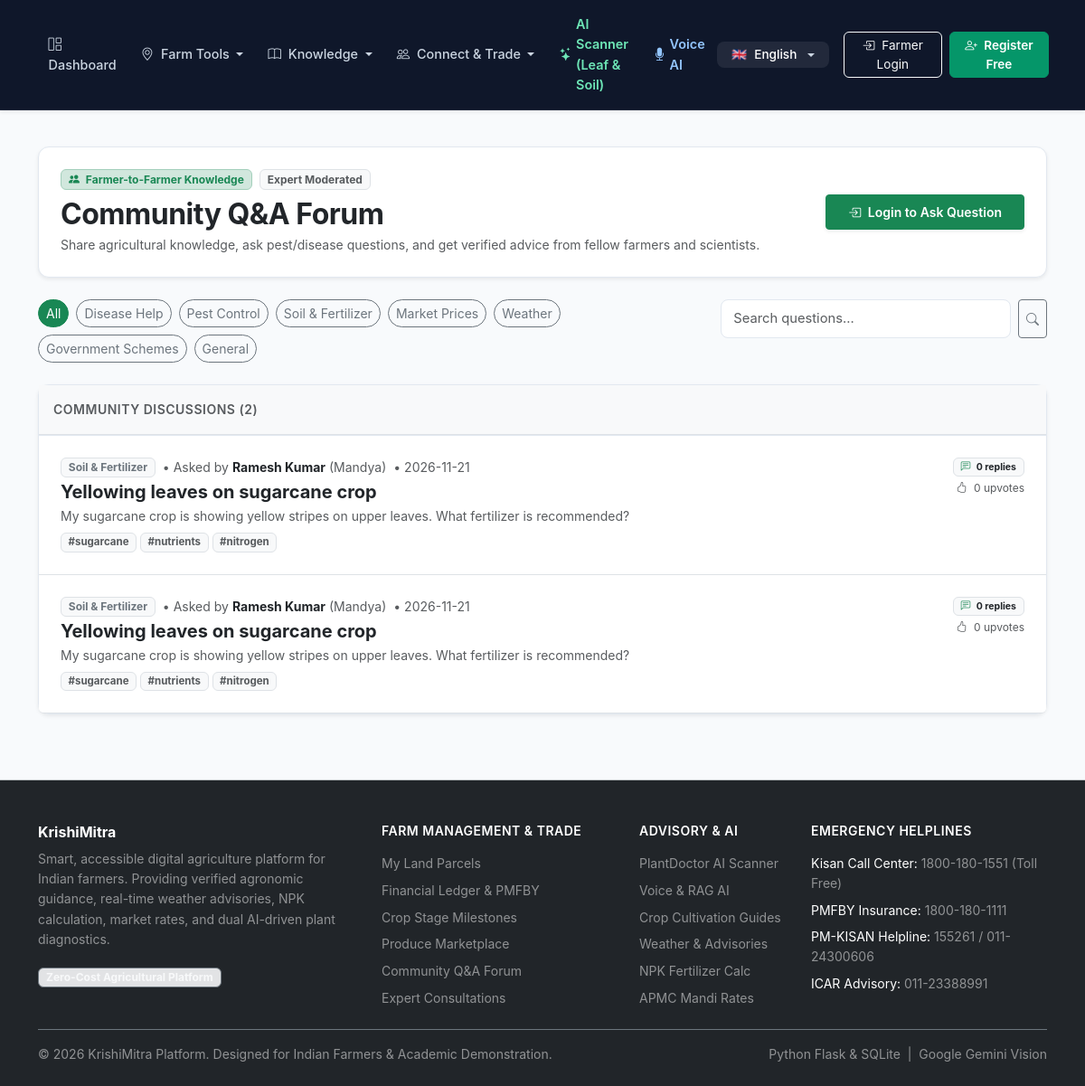
/community/, run on the app's committed database.
### tables this page shows
CREATE TABLE community_posts (
    id INTEGER PRIMARY KEY AUTOINCREMENT,
    farmer_id INTEGER NOT NULL,
    title TEXT NOT NULL,
    body TEXT NOT NULL,
    category TEXT NOT NULL DEFAULT 'General',
    tags TEXT,
    upvotes INTEGER DEFAULT 0,
    views INTEGER DEFAULT 0,
    created_at TIMESTAMP DEFAULT CURRENT_TIMESTAMP,
    FOREIGN KEY (farmer_id) REFERENCES farmers(id) ON DELETE CASCADE
);

CREATE TABLE farmers (
    id INTEGER PRIMARY KEY AUTOINCREMENT,
    name TEXT NOT NULL,
    mobile TEXT UNIQUE NOT NULL,
    password_hash TEXT NOT NULL,
    state TEXT NOT NULL DEFAULT 'Maharashtra',
    district TEXT NOT NULL,
    farm_size REAL NOT NULL DEFAULT 1.0,
    primary_crops TEXT,
    created_at TIMESTAMP DEFAULT CURRENT_TIMESTAMP
, email TEXT);

### app/routes/community.py (the view)
@community_bp.route('/')
def index():
    db = get_db()
    farmer = get_current_farmer()
    selected_cat = request.args.get('category', '').strip()
    tag = request.args.get('tag', '').strip()
    search = request.args.get('q', '').strip()
    query = """
        SELECT p.*, f.name as author_name, f.district as author_district,
               (SELECT COUNT(*) FROM community_replies r WHERE r.post_id = p.id) as reply_count
        FROM community_posts p
        JOIN farmers f ON p.farmer_id = f.id
        WHERE 1=1
    """
    params = []
    if selected_cat and selected_cat != 'All':
        query += " AND p.category = ?"
        params.append(selected_cat)
    if tag:
        query += " AND p.tags LIKE ?"
        params.append(f"%{tag}%")
    if search:
        query += " AND (p.title LIKE ? OR p.body LIKE ?)"
        params.extend([f"%{search}%", f"%{search}%"])
    query += " ORDER BY p.id DESC"
    posts = db.execute(query, tuple(params)).fetchall()
    return render_template(
        'community/index.html',
        posts=posts,
        categories=CATEGORIES,
        selected_category=selected_cat,
        selected_tag=tag,
        search_query=search,
        farmer=farmer
    )

### app/database/db.py (called while the page is built, shortened)
def get_db():
    if 'db' not in g:
        db_url = current_app.config.get('DATABASE_URL') or os.environ.get('DATABASE_URL')
        db_path = current_app.config.get('DATABASE', 'krishimitra.db')
        conn = sqlite3.connect(db_path)
        conn.row_factory = sqlite3.Row
        g.db = conn
        g.db_backend = 'sqlite'
    return g.db

### app/routes/helpers.py (called while the page is built)
def get_current_farmer():
    farmer_id = session.get('farmer_id')
    if farmer_id is None:
        return None
    db = get_db()
    farmer = db.execute("SELECT * FROM farmers WHERE id = ?", (farmer_id,)).fetchone()
    if farmer is not None:
        return dict(farmer)
    return None

### app/translations/languages.py (called while the page is built)
def get_translation(key: str, lang: str = 'en') -> str:
    if not lang or lang not in SUPPORTED_LANGUAGES:
        lang = 'en'
    entry = TRANSLATIONS.get(key)
    if not entry:
        return key
    return entry.get(lang, entry.get('en', key))

### app/templates/community/index.html (shortened to what this page needs)
{% extends "base.html" %}
{% block content %}
<div class="container py-4">
  <div class="card border-0 shadow-sm p-4 mb-4 bg-white" style="border-radius: 12px; border: 1px solid #e2e8f0 !important;">
    <div class="d-flex flex-column flex-md-row justify-content-between align-items-md-center gap-3">
      <div>
        <div class="d-flex align-items-center gap-2 mb-2">
          <span class="badge bg-success-subtle text-success border border-success-subtle px-2 py-1 small">
            <i class="bi bi-people-fill me-1"></i> Farmer-to-Farmer Knowledge
          </span>
          <span class="badge bg-light text-muted border small">Expert Moderated</span>
        </div>
        <h2 class="fw-bold mb-1 text-dark" style="letter-spacing: -0.5px;">
          Community Q&amp;A Forum
        </h2>
        <p class="text-muted small mb-0">
          Share agricultural knowledge, ask pest/disease questions, and get verified advice from fellow farmers and scientists.
        </p>
      </div>
      <div>
        {% if session.get('farmer_id') %}
        <button class="btn btn-success btn-sm px-4 py-2 fw-semibold shadow-sm" data-bs-toggle="modal" data-bs-target="#newPostModal">
          <i class="bi bi-plus-lg me-1"></i> Ask Question
        </button>
        {% else %}
        <a href="{{ url_for('auth.login') }}" class="btn btn-success btn-sm px-4 py-2 fw-semibold shadow-sm">
          <i class="bi bi-box-arrow-in-right me-1"></i> Login to Ask Question
        </a>
        {% endif %}
      </div>
    </div>
  </div>
  <div class="row g-3 mb-4">
    <div class="col-md-8">
      <div class="d-flex gap-2 flex-wrap">
        <a href="{{ url_for('community.index') }}" class="btn btn-sm {% if not selected_category %}btn-success{% else %}btn-outline-secondary{% endif %}" style="border-radius: 20px;">
          All
        </a>
        {% for cat in categories %}
        <a href="{{ url_for('community.index', category=cat) }}" class="btn btn-sm {% if selected_category == cat %}btn-success{% else %}btn-outline-secondary{% endif %}" style="border-radius: 20px;">
          {{ cat }}
        </a>
        {% endfor %}
      </div>
    </div>
    <div class="col-md-4">
      <form method="GET" action="{{ url_for('community.index') }}" class="d-flex gap-2">
        <input type="text" name="q" class="form-control form-control-sm" placeholder="Search questions..." value="{{ search_query }}">
        <button type="submit" class="btn btn-sm btn-outline-secondary"><i class="bi bi-search"></i></button>
      </form>
    </div>
  </div>
  <div class="card border-0 shadow-sm bg-white" style="border-radius: 12px; border: 1px solid #e2e8f0 !important;">
    <div class="p-3 border-bottom bg-light d-flex justify-content-between align-items-center">
      <span class="small fw-semibold text-muted text-uppercase" style="letter-spacing: 0.5px;">
        Community Discussions ({{ posts|length }})
      </span>
    </div>
    <div class="list-group list-group-flush">
      {% if posts and posts|length > 0 %}
        {% for p in posts %}
        <div class="list-group-item p-4 border-bottom">
          <div class="d-flex justify-content-between align-items-start gap-3">
            <div class="flex-grow-1">
              <div class="d-flex align-items-center gap-2 mb-1">
                <span class="badge bg-light text-secondary border small">{{ p['category'] }}</span>
                <span class="text-muted small">&bull; Asked by <strong class="text-dark">{{ p['author_name'] }}</strong> ({{ p['author_district'] }})</span>
                <span class="text-muted small">&bull; {{ p['created_at'][:10] }}</span>
              </div>
              <h5 class="fw-bold mb-1">
                <a href="{{ url_for('community.detail', post_id=p['id']) }}" class="text-dark text-decoration-none hover-success">
                  {{ p['title'] }}
                </a>
              </h5>
              <p class="text-muted small mb-2" style="line-height: 1.5;">
                {{ p['body']|truncate(160) }}
              </p>
              {% if p['tags'] %}
              <div class="d-flex gap-1 flex-wrap">
                {% for tag in p['tags'].split(',') %}
                  <span class="badge bg-light text-muted border" style="font-size: 0.72rem;">#{{ tag.strip() }}</span>
                {% endfor %}
              </div>
              {% endif %}
            </div>
            <div class="d-flex flex-column align-items-end text-muted small flex-shrink-0">
              <span class="badge bg-light text-dark border px-2 py-1 mb-1">
                <i class="bi bi-chat-left-text me-1 text-success"></i> {{ p['reply_count'] }} replies
              </span>
              <span class="text-muted" style="font-size: 0.75rem;">
                <i class="bi bi-hand-thumbs-up me-1"></i> {{ p['upvotes'] }} upvotes
              </span>
            </div>
          </div>
        </div>
        {% endfor %}
      {% else %}
        <div class="text-center py-5 text-muted">
          <i class="bi bi-chat-square-text fs-2 d-block mb-2 text-secondary opacity-50"></i>
          <h6>No discussions found in this category.</h6>
          <p class="small text-muted">Be the first farmer to ask a question!</p>
        </div>
      {% endif %}
    </div>
  </div>
</div>
{% endblock %}

### app/static/css/style.css (style rules this page uses)
body { top: 0px !important; }
:root { --primary-green: #059669; --primary-dark: #047857; --primary-light: #10b981; --primary-subtle: #ecfdf5; --primary-border: #a7f3d0; --bg-app: #f8fafc; --surface-card: #ffffff; --surface-muted: #f1f5f9; --text-main: #0f172a; --text-secondary: #475569; --text-muted: #94a3b8; --border-light: #e2e8f0; --border-focus: #059669; --accent-amber: #d97706; --accent-amber-subtle: #fffbeb; --accent-red: #dc2626; --accent-blue: #2563eb; --shadow-sm: 0 1px 2px 0 rgb(15 23 42 / 0.05); --shadow-md: 0 4px 6px -1px rgb(15 23 42 / 0.07), 0 2px 4px -2px rgb(15 23 42 / 0.05); --shadow-lg: 0 10px 15px -3px rgb(15 23 42 / 0.08), 0 4px 6px -4px rgb(15 23 42 / 0.04); }
body { font-family: -apple-system, BlinkMacSystemFont, "Plus Jakarta Sans", "Inter", "Segoe UI", Roboto, sans-serif; background-color: var(--bg-app); color: var(--text-main); min-height: 100vh; display: flex; flex-direction: column; line-height: 1.55; -webkit-font-smoothing: antialiased; }
.form-control, .form-select { border: 1px solid var(--border-light); border-radius: 8px; padding: 0.6rem 0.85rem; font-size: 0.92rem; color: var(--text-main); background-color: #ffffff; transition: border-color 0.15s ease, box-shadow 0.15s ease; }

### data on the page
community_posts: category "Soil & Fertilizer", author_name "Ramesh Kumar", author_district "Mandya", created_at "2026-11-21", title "Yellowing leaves on sugarcane crop", body "My sugarcane crop is showing yellow stripes on upper leaves. What fertilizer is recommended?", strip "sugarcane" "nutrients" "nitrogen", reply_count "0", upvotes "0"
community_posts: category "Soil & Fertilizer", author_name "Ramesh Kumar", author_district "Mandya", created_at "2026-11-21", title "Yellowing leaves on sugarcane crop", body "My sugarcane crop is showing yellow stripes on upper leaves. What fertilizer is recommended?", strip "sugarcane" "nutrients" "nitrogen", reply_count "0", upvotes "0"

### other printed values
{{ t('nav_dashboard') }} "Dashboard"
{{ t('nav_plantdoctor') }} "AI Scanner (Leaf & Soil)"
{{ t('nav_login') }} "Farmer Login"
{{ t('nav_register') }} "Register Free"
{{ cat }} "Disease Help" "Pest Control" "Soil & Fertilizer" "Market Prices" "Weather" "Government Schemes" "General"
{{ posts|length }} "2"
